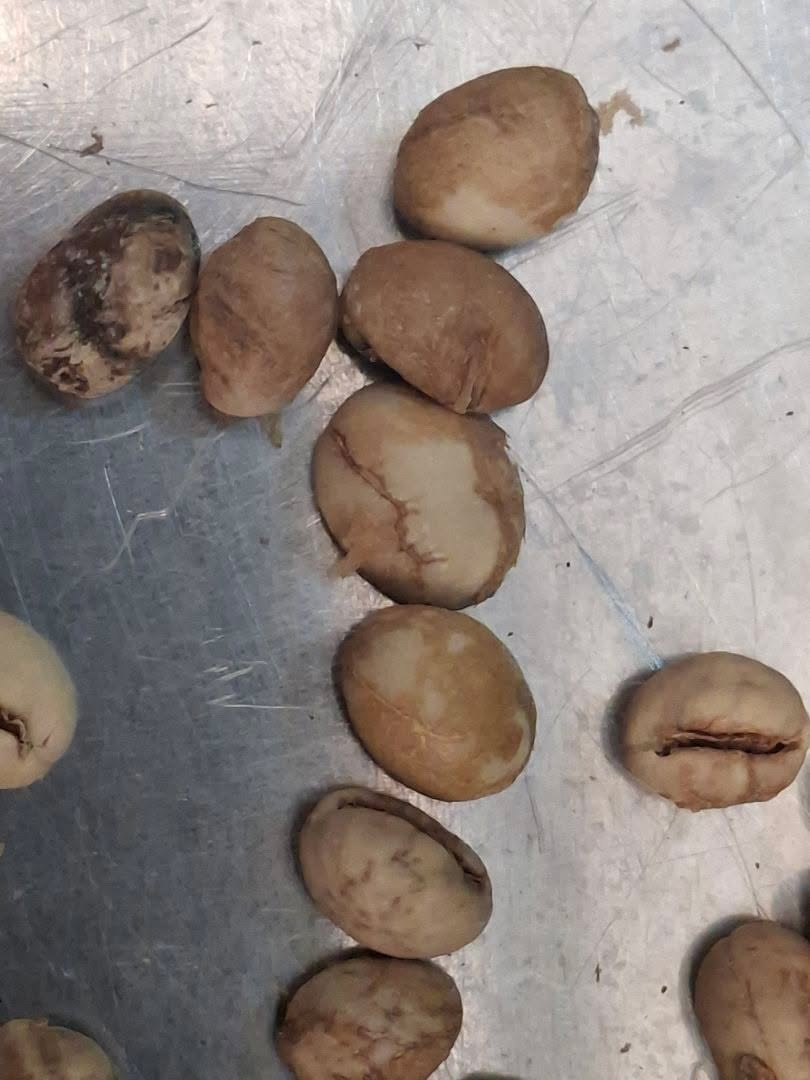
#> input picture track2-vision/TGR-20_day2/team_XX_day2/test/18A1C562-270F-4426-9842-31FBCCC76F3B.jpg, 810 x 1080 px; its folder holds only this picture in this run
$ python -i common.py   (imports and definitions only)
#> lines starting #> are read from the running program, lines starting #| are printed output that depends on the picture; after the words box and inside, x2 and y2 are one past the last pixel; in counts of white or black regions, pixels touching at a corner belong together
#> further down, picture is the input picture: shape (1080, 810, 3); mean B, G, R 127.2, 132.9, 143.6
"""ฟังก์ชันร่วมของ Day 2 (คัดลอก/ดัดแปลงจาก Day 1 crop_beans.py) — ใช้ได้ทั้ง train-side และ infer-side (ไม่ import torch)"""
import cv2, numpy as np
from PIL import Image, ImageOps

CLASSES = ["black", "broken", "good", "husk", "immature", "parchment", "shell"]   # = ชื่อโฟลเดอร์เรียงตามตัวอักษร


def load(path):
    """อ่านภาพ + แก้การหมุนจาก EXIF → BGR uint8"""
    return np.array(ImageOps.exif_transpose(Image.open(path)).convert("RGB"))[:, :, ::-1].copy()


# [5 lines left out: function white_balance, not called in this run]


def bean_fg(img, work=1024):
    """foreground mask ของเมล็ด (ภาพย่อ work px) จาก flat-field + Lab b (Otsu) + dark → (mask uint8 0/255, scale)"""
#> called with work = 1024
    s = work / max(img.shape[:2]); small = cv2.resize(img, None, fx=s, fy=s, interpolation=cv2.INTER_AREA)
    k = int(101 * work / 1024) | 1                                  # kernel ตามสเกล (1024 → 101 เหมือน Day 1)
    bg = cv2.medianBlur(small, k).astype(np.float32) + 1
    flat = np.clip(small / bg * 220, 0, 255).astype(np.uint8)
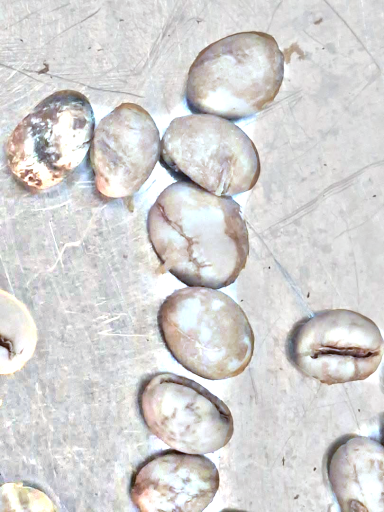
#> flat: shape (1024, 768, 3) (shown at 1/2 size); mean B, G, R 210.6, 211.4, 213
    lab = cv2.cvtColor(flat, cv2.COLOR_BGR2LAB)
#> lab: shape (1024, 768, 3); mean of channels 0, 1, 2 216, 128.5, 128.7
    b = cv2.GaussianBlur(lab[:, :, 2], (5, 5), 0)
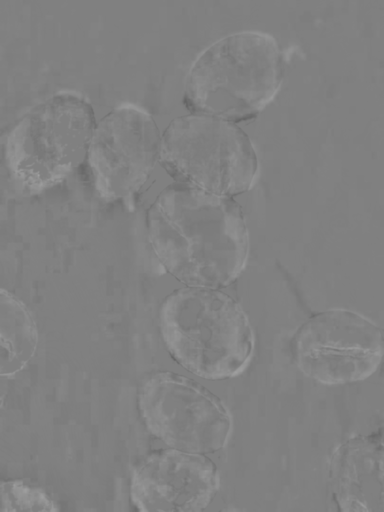
#> b: shape (1024, 768) (shown at 1/2 size); min 100, max 160, mean 128.7
    _, m = cv2.threshold(b, 0, 255, cv2.THRESH_BINARY + cv2.THRESH_OTSU)
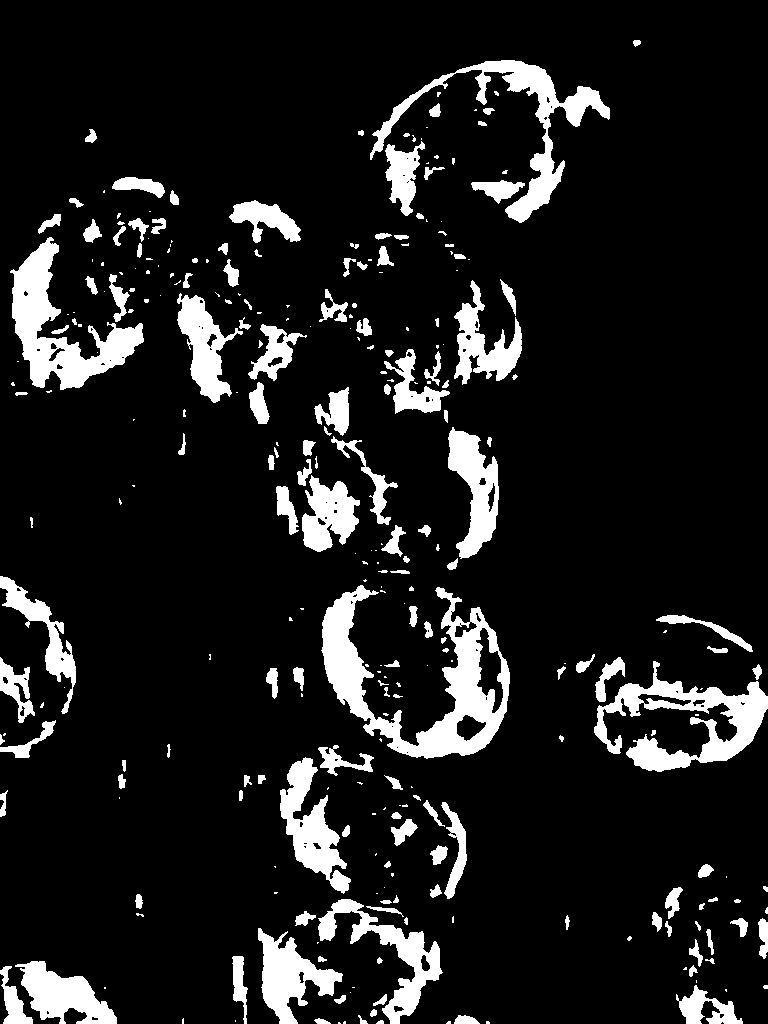
#> m: shape (1024, 768); 11.5% white; 298 white regions (134 under 20 px), largest, box (x1, y1, x2, y2) and area: (321, 585, 510, 759) 11155, (10, 237, 144, 390) 7185, (594, 661, 768, 772) 6893
    dark = (cv2.GaussianBlur(lab[:, :, 0], (5, 5), 0) < 110).astype(np.uint8) * 255
#> dark: shape (1024, 768); 1.2% white; 61 white regions (27 under 20 px), largest, box (x1, y1, x2, y2) and area: (318, 304, 418, 384) 1378, (623, 700, 754, 717) 1018, (259, 912, 310, 984) 696
    m = cv2.bitwise_or(m, dark)
#> m: shape (1024, 768); 12.2% white; 291 white regions (132 under 20 px), largest, box (x1, y1, x2, y2) and area: (316, 585, 510, 759) 11570, (10, 237, 144, 390) 7186, (594, 661, 768, 772) 7176
    r = max(1, round(work / 1024))
    m = cv2.morphologyEx(m, cv2.MORPH_OPEN, np.ones((4 * r + 1, 4 * r + 1), np.uint8))
#> m: shape (1024, 768); 10.8% white; 155 white regions (2 under 20 px), largest, box (x1, y1, x2, y2) and area: (12, 242, 143, 389) 6947, (365, 608, 510, 758) 6606, (606, 679, 768, 763) 5049
    m = cv2.morphologyEx(m, cv2.MORPH_CLOSE, np.ones((6 * r + 1, 6 * r + 1), np.uint8))
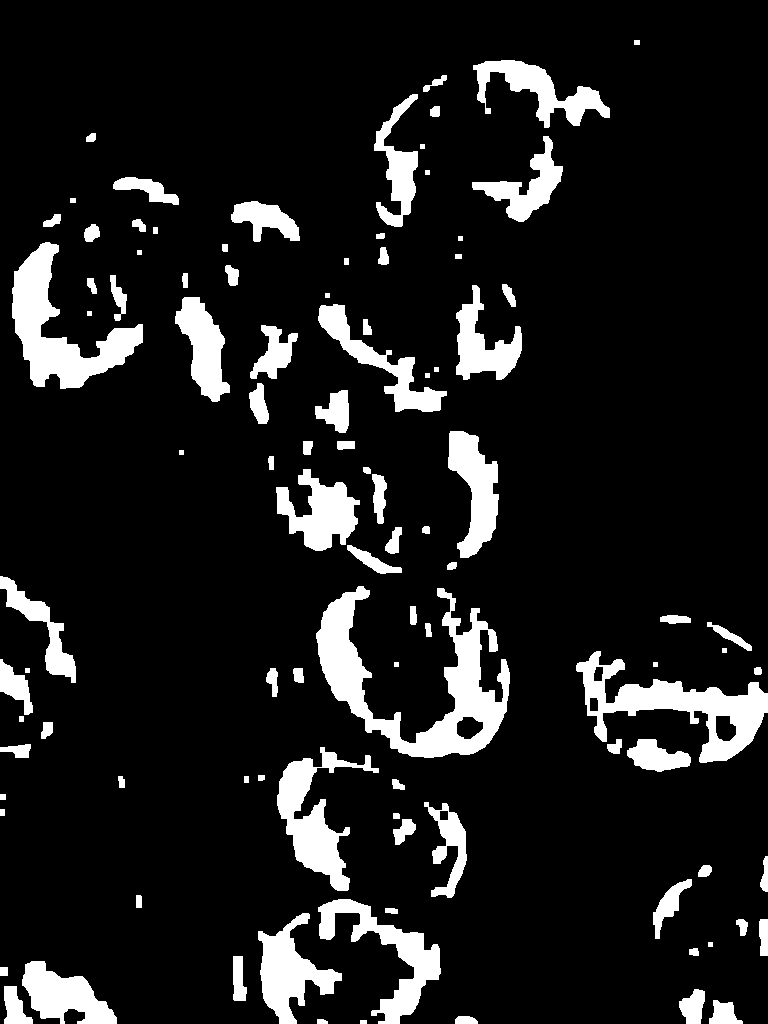
#> m: shape (1024, 768); 11.5% white; 102 white regions, largest, box (x1, y1, x2, y2) and area: (316, 586, 510, 758) 11398, (12, 242, 143, 389) 7202, (576, 651, 768, 763) 7176
    return m, s


def find_beans(img, work=1024):
    """Day 1: เมล็ดที่วางแยกกัน → (list ของ bbox ภาพเต็ม, label map ภาพย่อ, list ของ label id, scale)"""
    m, s = bean_fg(img, work)
#> s = 0.948
    n, lbl, st, _ = cv2.connectedComponentsWithStats(m)
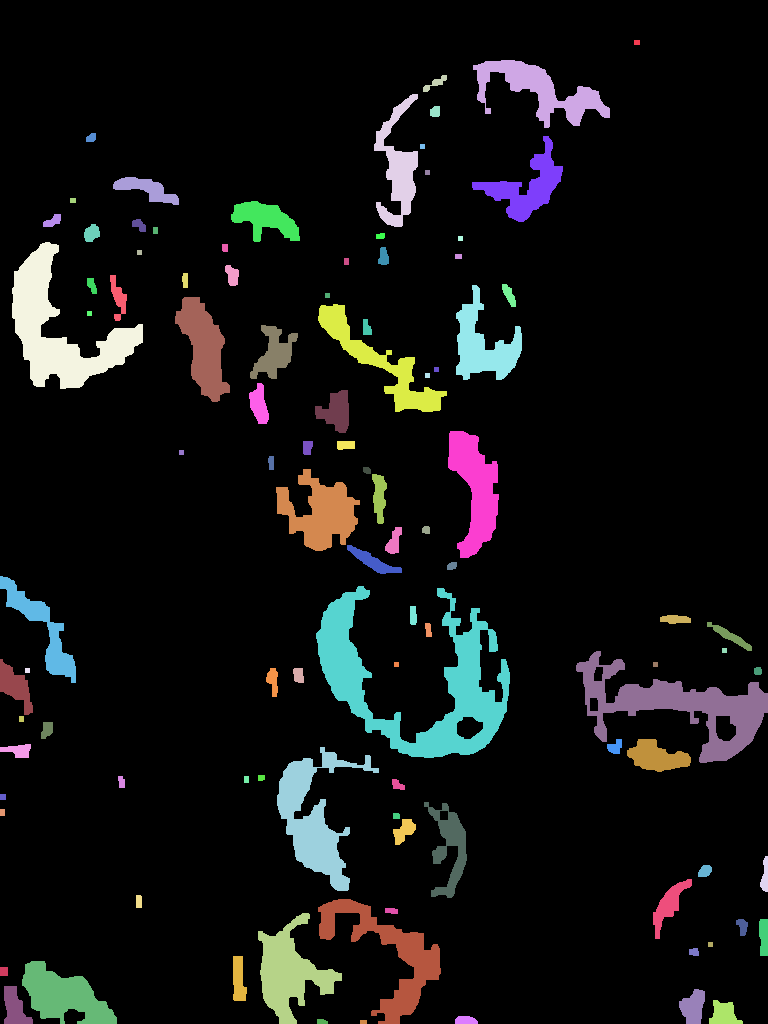
#> lbl: shape (1024, 768) int32; 103 distinct labels, from 0 to 102; one colour per label, 0 black
#> n = 103; st = 103 rows, first 6: [0, 0, 768, 1024, 696213], [634, 40, 6, 5, 30], [473, 60, 137, 68, 3439], [423, 75, 24, 17, 144], [374, 94, 44, 133, 2451], [430, 106, 10, 11, 98]
    a = st[1:, cv2.CC_STAT_AREA]; med = np.median(a[a > 100]) if (a > 100).any() else 0
#> after `a = st[1:, cv2.CC_STAT_AREA]`: a = 102 values, max 11398 at index 53, min 25 at index 7, mean 884.5
#> after `med = np.median(a[a > 100]) if (a > 100).any() else 0`: med = 514
    keep = [i for i in range(1, n) if 0.3 * med < st[i, cv2.CC_STAT_AREA] < 3 * med]
#> keep = 27 values from 10 to 100
    return [(st[i, :4] / s).astype(int) for i in keep], lbl, keep, s


# [28 lines left out: function find_roi, not called in this run]

>>> import cv2
>>> picture = cv2.imread('../test/18A1C562-270F-4426-9842-31FBCCC76F3B.jpg')
>>> result = find_beans(picture)

$ run again, on track2-vision/TGR-20_day2/team_XX_day2/test/2c44528f-26de-4c6d-a383-85d28460fc9c.jpg
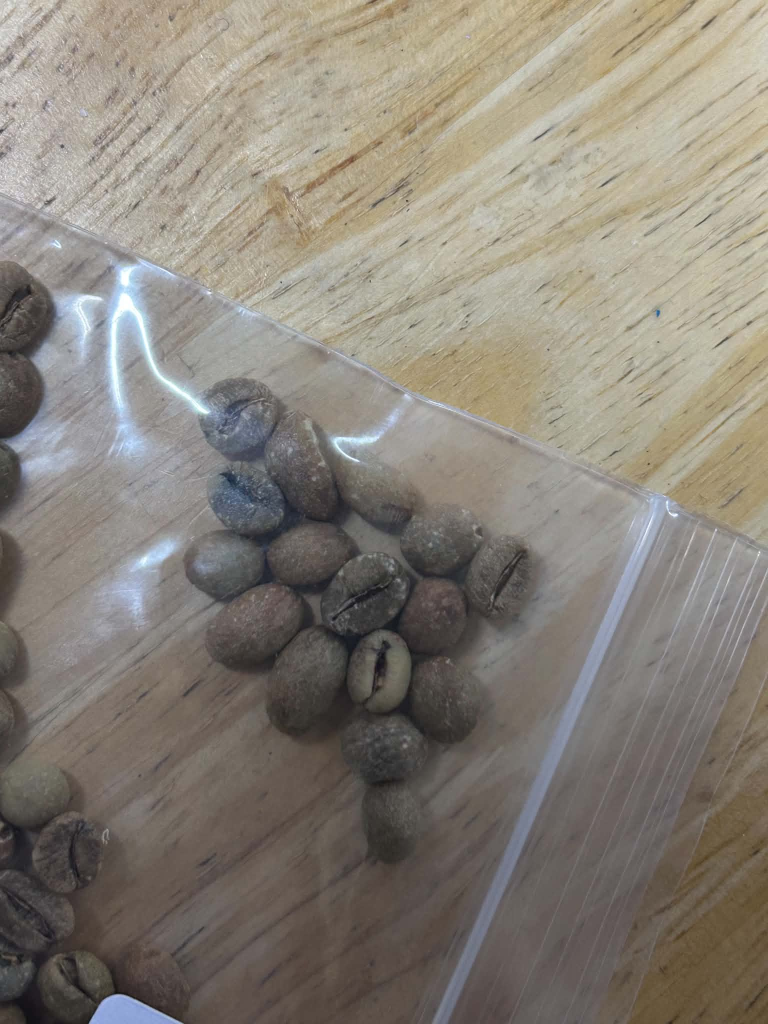
#> input picture track2-vision/TGR-20_day2/team_XX_day2/test/2c44528f-26de-4c6d-a383-85d28460fc9c.jpg, 1536 x 2048 px (shown at 1/2 size)
#> picture is the input picture: shape (2048, 1536, 3); mean B, G, R 119.9, 129.7, 136.3
#> lab: shape (1024, 768, 3); mean of channels 0, 1, 2 219, 128, 127.9
#> dark: shape (1024, 768); 0.18% white; 43 white regions (32 under 20 px), largest, box (x1, y1, x2, y2) and area: (12, 994, 42, 1024) 460, (339, 635, 362, 657) 189, (9, 824, 22, 845) 110
#> in bean_fg, `m = cv2.morphologyEx(m, cv2.MORPH_CLOSE, np.ones((6 * r + 1, 6 * r + 1..`:
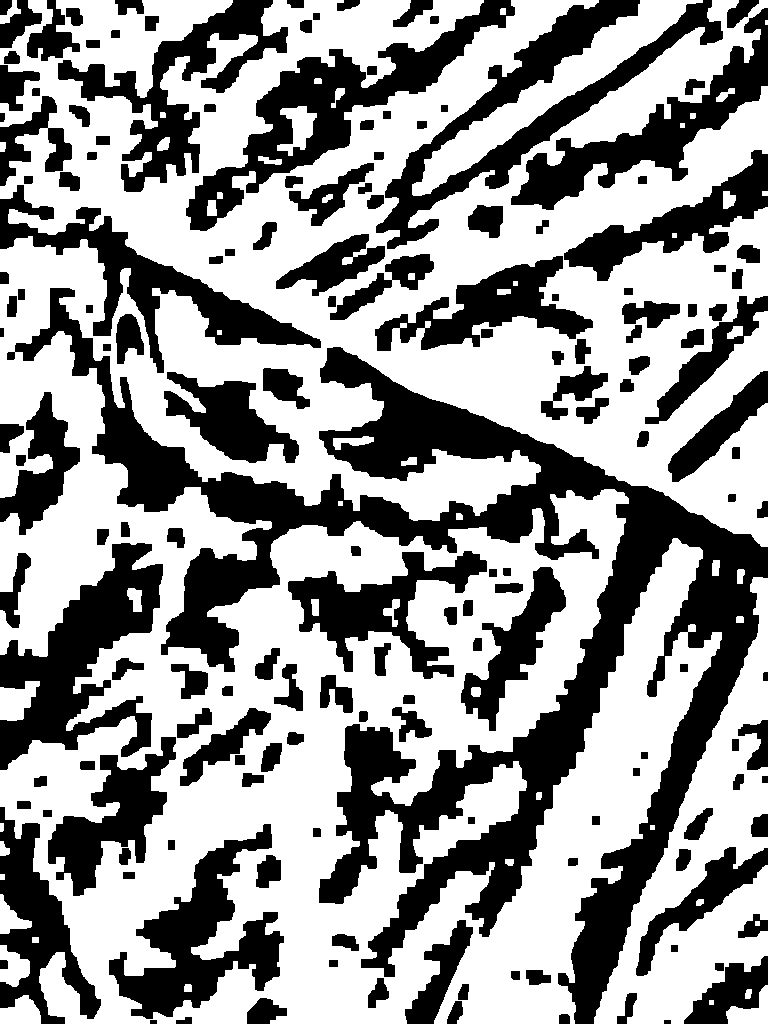
#> m: shape (1024, 768); 59.6% white; 165 black regions, largest, box (x1, y1, x2, y2) and area: (7, 288, 768, 1024) 103513, (376, 0, 723, 249) 16333, (0, 543, 163, 770) 15998
#> in find_beans, `m, s = bean_fg(img, work)`: s = 0.5
#> in find_beans, `n, lbl, st, _ = cv2.connectedComponentsWithStats(m)`:
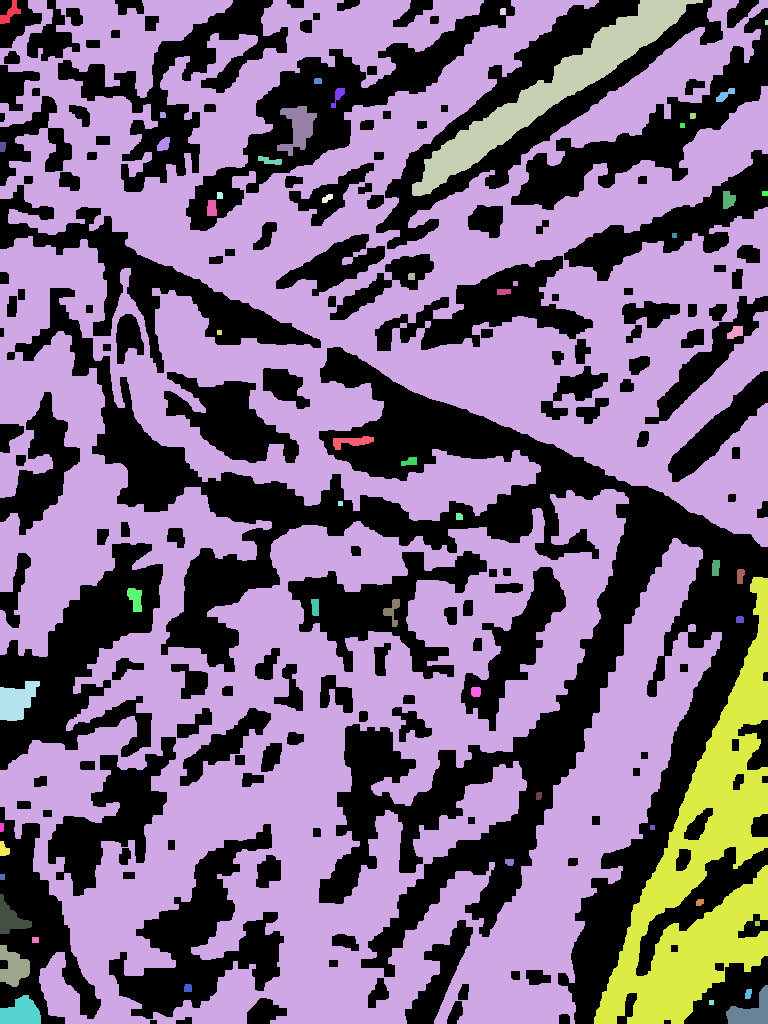
#> lbl: shape (1024, 768) int32; 56 distinct labels, from 0 to 55; one colour per label, 0 black
#> n = 56; st = 56 rows, first 6: [0, 0, 768, 1024, 317975], [0, 0, 21, 24, 214], [0, 0, 768, 1024, 422136], [412, 0, 291, 196, 10128], [500, 8, 6, 7, 41], [765, 20, 3, 5, 15]
#> a = 55 values, max 422136 at index 1, min 15 at index 4, mean 8517.4
#> med = 207
#> keep = [1, 7, 8, 13, 15, 16, 19, 20, 24, 25, 27, 28, 31, 32, 34, 35, 36, 39, 43, 46]

$ run again, on track2-vision/TGR-20_day2/team_XX_day2/test/3c291dba-3770-44f0-bd14-1354689326bf.jpg
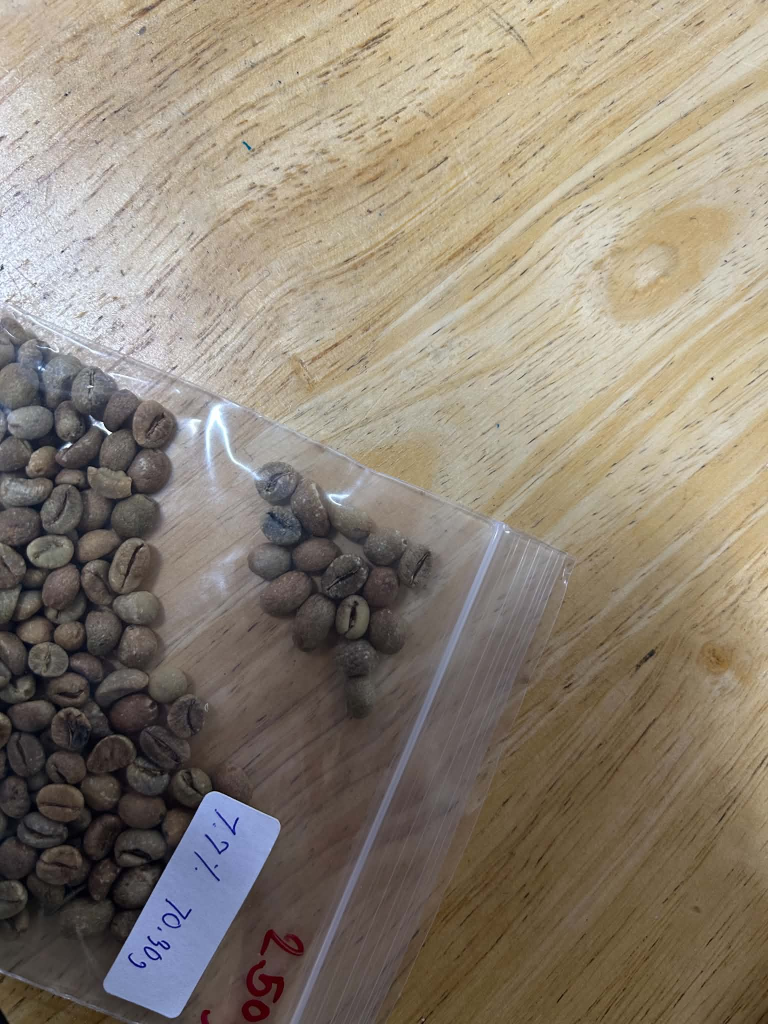
#> input picture track2-vision/TGR-20_day2/team_XX_day2/test/3c291dba-3770-44f0-bd14-1354689326bf.jpg, 1536 x 2048 px (shown at 1/2 size)
#> picture is the input picture: shape (2048, 1536, 3); mean B, G, R 116.2, 130.9, 141.6
#> lab: shape (1024, 768, 3); mean of channels 0, 1, 2 216.3, 128.4, 128
#> dark: shape (1024, 768); 1.6% white; 153 white regions (70 under 20 px), largest, box (x1, y1, x2, y2) and area: (62, 821, 132, 902) 1347, (105, 867, 145, 946) 772, (101, 689, 153, 763) 549
#> in bean_fg, `m = cv2.morphologyEx(m, cv2.MORPH_CLOSE, np.ones((6 * r + 1, 6 * r + 1..`:
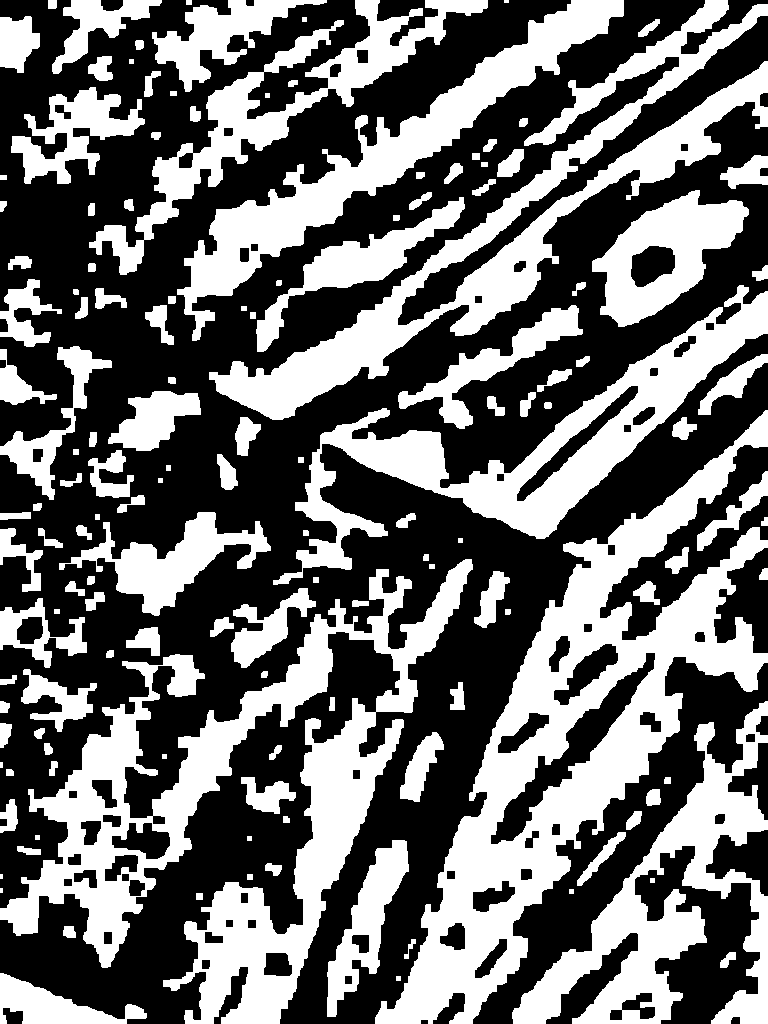
#> m: shape (1024, 768); 42.3% white; 145 white regions (4 under 20 px), largest, box (x1, y1, x2, y2) and area: (375, 410, 768, 1024) 58350, (0, 559, 473, 1024) 54968, (209, 0, 768, 420) 35083
#> in find_beans, `m, s = bean_fg(img, work)`: s = 0.5
#> in find_beans, `n, lbl, st, _ = cv2.connectedComponentsWithStats(m)`:
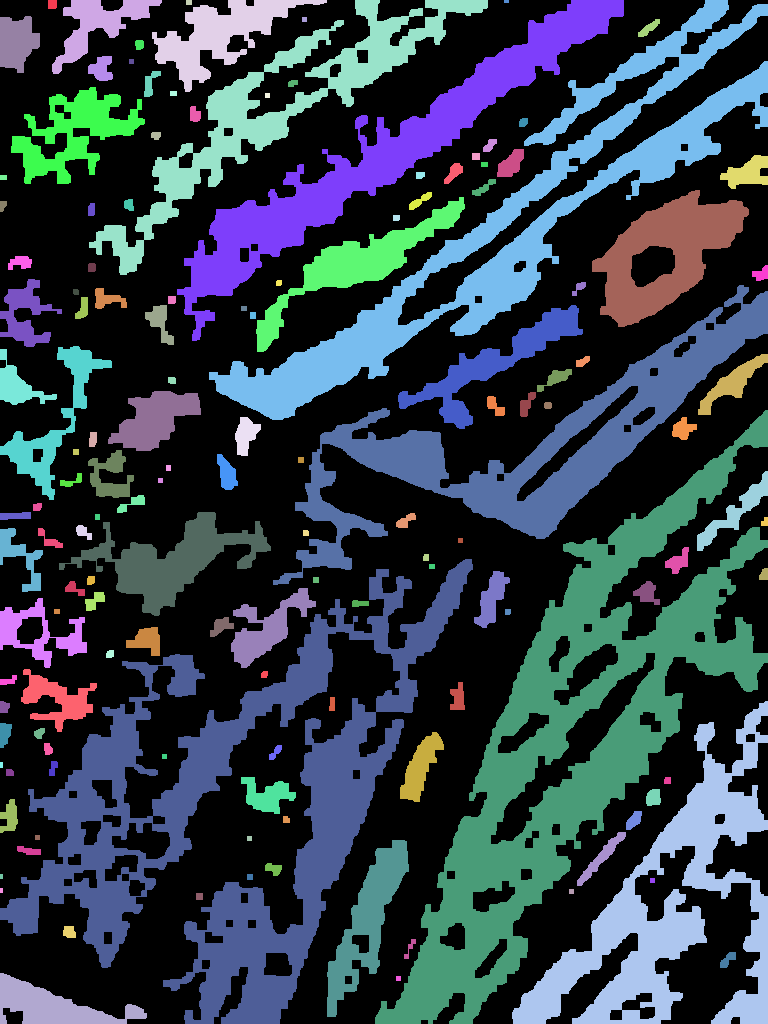
#> lbl: shape (1024, 768) int32; 146 distinct labels, from 0 to 145; one colour per label, 0 black
#> n = 146; st = 146 rows, first 6: [0, 0, 768, 1024, 453956], [48, 0, 9, 9, 80], [52, 0, 110, 74, 2754], [186, 0, 6, 5, 30], [152, 0, 175, 92, 5560], [89, 0, 399, 275, 16054]
#> a = 145 values, max 58350 at index 63, min 15 at index 5, mean 2292.9
#> med = 411
#> keep = 47 values from 11 to 143
